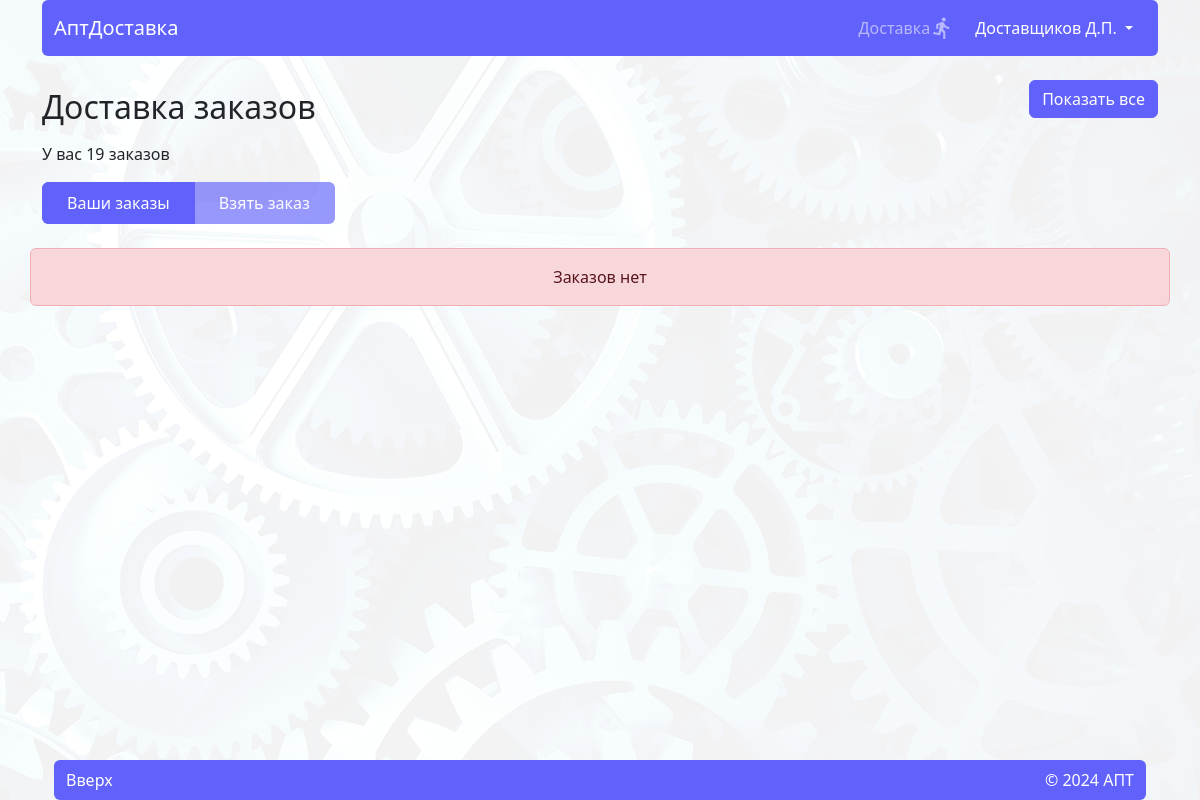
The page /deliver/order_list/ (signed in) on the database as committed earlier.
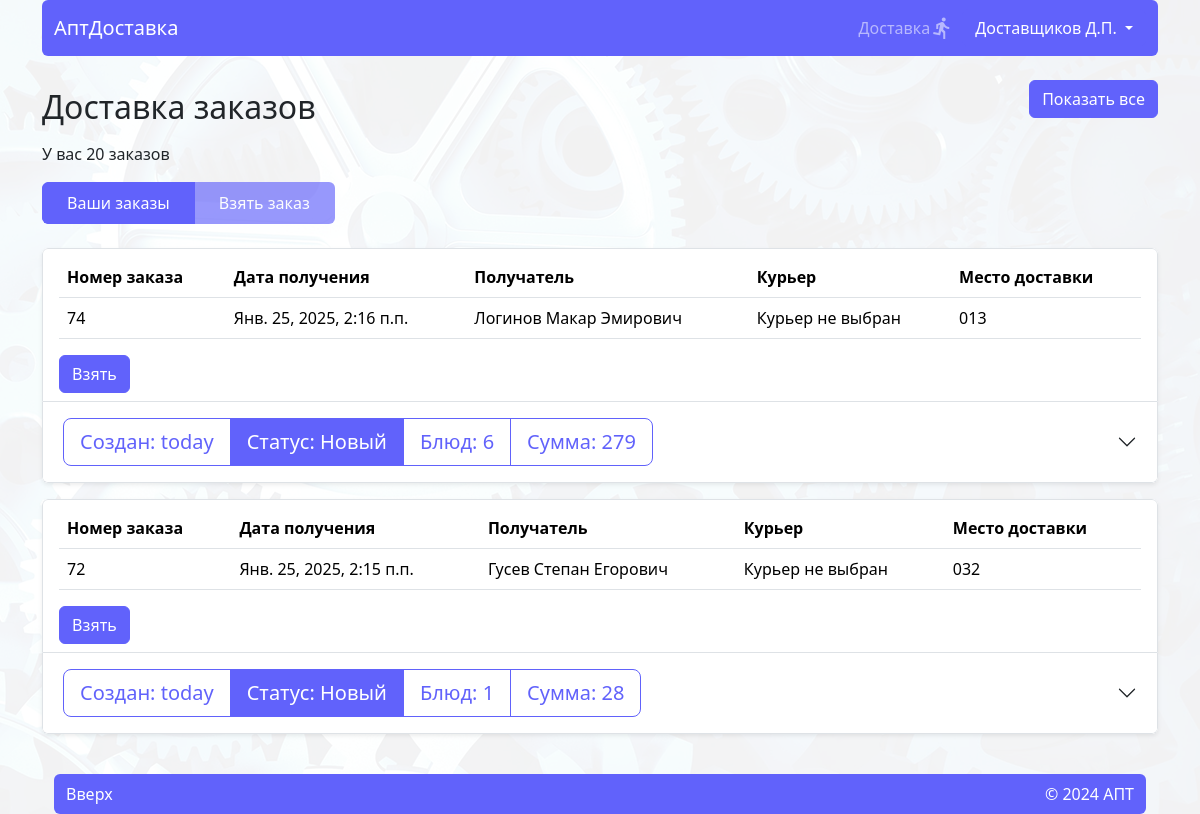
The same page on the database as committed later.
### log_reg/models.py (models this page shows)
class User(AbstractUser):
    username = models.CharField('Логин', max_length=150, unique=True,
                                help_text="Обязательное поле. Только латиница, цифры и тире.",
                                validators=[LoginValidator()],
                                error_messages={"unique": _("Пользователь с таким именем уже существует"), })
    first_name = models.CharField(_("first name"), max_length=150, validators=[NameValidator()])
    last_name = models.CharField(_("last name"), max_length=150, validators=[NameValidator()])
    patronymic = models.CharField('Отчество', max_length=150, blank=True, validators=[NameValidator()])
    def __str__(self):
        return "%s %s %s" % (self.last_name, self.first_name, self.patronymic, )

### order/models.py (models this page shows, shortened)
class Order(models.Model):
    user = models.ForeignKey(User, on_delete=models.CASCADE, verbose_name='Пользователь', limit_choices_to=Q(is_superuser=False) & Q(is_staff=False) & Q(groups__isnull=True),)
    date_create = models.DateTimeField(verbose_name='Дата заказа', auto_now_add=True)
    order_date = models.DateTimeField(default=get_default_created_at, verbose_name='Дата и время получения заказа'
    )
    status = models.ForeignKey('Status', on_delete=models.CASCADE, verbose_name='Статус', default=1)
    result = models.CharField(max_length=50, verbose_name='Причина отказа', blank=True, null=True)
    cab = models.ForeignKey(Cabinet, on_delete=models.CASCADE, verbose_name='Кабинет', default=1)
    deliver = models.ForeignKey(
        User,
        on_delete=models.SET_NULL,
        related_name='courier_orders',
        blank=True,
        null=True,
        limit_choices_to={'groups__name': 'deliver'},
        verbose_name="Курьер"
    )
    @property
    def total_amount(self):
        total = 0
        for item in self.ordermeal_set.all():  # ordermeal_set - обратный related_name
            total += item.meal.price * item.amount
        return total
    total_amount.fget.short_description = 'Сумма заказа'
    @property
    def amount(self):
        return OrderMeal.objects.filter(order=self.pk).aggregate(Sum('amount'))['amount__sum']
    amount.fget.short_description = 'Количество'
    @property
    def meals(self):
        return OrderMeal.objects.filter(order=self.pk)
    class Meta:
        verbose_name = 'Заказ'
        verbose_name_plural = 'Заказы'

class Status(models.Model):
    name = models.CharField(max_length=30)
    class Meta:
        verbose_name = 'Статус'
        verbose_name_plural = 'Статусы'
    def __str__(self):
        return self.name

class OrderMeal(models.Model):
    order = models.ForeignKey(Order, on_delete=models.CASCADE, verbose_name="Заказ")
    meal = models.ForeignKey(Meal, on_delete=models.CASCADE, verbose_name="Блюдо")
    amount = models.IntegerField(verbose_name='Количество товаров')
    class Meta:
        verbose_name = 'Заказ блюд'
        verbose_name_plural = 'Заказы блюд'
    @property
    def total_price(self):
        return self.meal.price * self.amount

### cart/models.py (models this page shows)
class Cabinet(models.Model):
    num = models.CharField(max_length=10, verbose_name="Номер")
    name = models.CharField(max_length=100, verbose_name="Название")
    def __str__(self):
        return self.num
    class Meta:
        verbose_name = 'Кабинет'
        verbose_name_plural = 'Кабинеты'

### home/models.py (models this page shows, shortened)
class Meal(models.Model):
    name = models.CharField(max_length=150, verbose_name="Название")
    price = models.IntegerField(verbose_name="Цена")
    out = models.CharField(max_length=10, verbose_name="Выход")
    image = models.ImageField(upload_to='images', verbose_name="Изображение")
    category = models.ForeignKey(Category, default=None, on_delete=models.CASCADE,
                                 verbose_name="Категория", related_name='meals')
    quantity = models.IntegerField(default=3, verbose_name="Количество")
    class Meta:
        verbose_name = 'Блюдо'
        verbose_name_plural = 'Блюда'

### deliver/views.py (the view)
# urls.py: path('deliver/order_list/', views.order_list, name="deliver"),
@login_required
def order_list(request, order='-date_create', filter=0):
    context = {}
    context['order'] = order
    context['filter'] = filter
    context['count'] = Order.objects.filter(deliver=request.user).count()
    context['orders'] = Order.objects.filter(~Q(cab=0), status__in=[1, 2, 4], deliver=None).order_by(
        order)  # Фильтруем заказы
    return render(request, 'deliver/order_list.html', context)

### home/templates/deliver/order_list.html (shortened to what this page needs)
{% extends 'home/base.html' %}
{% load static %}
{% block body %}
<div class="d-flex justify-content-between flex-wrap align-items-center">
    <h2 class=" ps-0  px-3 py-2">Доставка заказов</h2>
    <div class="d-flex justify-content-end z-1">
        <button class="view_all btn btn-primary position-fixed " style="top:80px;">Показать все</button>
    </div>
</div>
<p>У вас <span id="count">{{count}}</span> заказов</p>
<div class="d-flex flex-wrap align-items-center justify-content-between  z-1 rounded-2 overflow-hidden     mb-4"
     style="top: 80px;">
    <div class="btn-group overflow-x-auto dragscroll flex-row ">
        <a href="{% url 'deliver_orders' %}"
           class="btn btn-primary rounded-0 d-flex px-4 align-items-center justify-content-center px-4 py-2 {% if 'deliver_orders' in request.path %}disabled{% endif %}">
            Ваши заказы
        </a>
        <a href="{% url 'deliver' %}"
           class="btn btn-primary rounded-0 d-flex px-4 align-items-center justify-content-center px-4 py-2 {% if 'order_list' in request.path %}disabled{% endif %}">
            Взять заказ
        </a>
    </div>
</div>
{% include 'order/elements/order_item.html'%}
{% endblock %}

### home/templates/home/base.html (shortened to what this page needs)
{% load static %}
<!DOCTYPE html>
<html lang="ru">
<head>
    <link rel="stylesheet" href="{% static 'home/css/bootstrap.css' %}">
    <link rel="stylesheet" href="{% static 'home/css/style.css' %}">
    <link rel="stylesheet" href="{% static 'home/css/bootstrap-icons-1.11.3/font/bootstrap-icons.css'%}">
</head>
<body class="d-flex flex-column min-vh-100 container">
{% include 'home/elements/header.html' %}
<main class="my-4">
    {% block body %}
    {% endblock %}
</main>
{% include 'home/elements/footer.html' %}
</body>
</html>

### home/templates/home/css/style.html (shortened to what this page needs)
{% load static %}

### home/templates/home/elements/header.html (shortened to what this page needs)
<header class="sticky-top z-3  ">
    <nav class="navbar navbar-expand-lg bg-primary rounded" data-bs-theme="dark">
        <div class="container-fluid">
            <a class="navbar-brand" href="/">АптДоставка</a>
            <div class="collapse navbar-collapse justify-content-end" id="navbarText">
                <ul class="navbar-nav mb-2 mb-lg-0">
                    {% if request.user.is_authenticated %}
                    {% if request.user.groups.all.0.name == "deliver" %}
                    <li class="nav-item">
                        <a class="nav-link d-flex align-items-center justify-content-center"
                           href="{% url 'deliver'%}">Доставка
                        <span class="material-icons">directions_run</span>
                        </a>
                    </li>
                    {% endif %}
                    {% endif %}
                </ul>
            </div>
            <div class="form-inline order-lg-3">
                <ul class="navbar-nav d-flex flex-row align-items-center justify-content-center">
                    {% if request.user.is_authenticated %}
                    <li class="nav-item dropdown">
                        <button class="btn btn-primary dropdown-toggle" data-bs-toggle="dropdown" aria-expanded="false">
                            {{user.last_name}}
                            {{user.first_name|slice:"1"}}.{%if user.patronymic %}{{user.patronymic|slice:"1"}}.{% endif %}
                        </button>
                    </li>
                    {% endif %}
                </ul>
            </div>
        </div>
    </nav>
</header>

### home/templates/order/elements/order_item.html (shortened to what this page needs)
{% load humanize %}
<div class="accordion row">
    {% for order in orders%}
    <div>
        <div class="bg-white rounded-2 overflow-hidden shadow-sm mb-3">
            <div class="border rounded-top px-3 py-2">
                {% if request.user.groups.all.0.name == "deliver" %}
                <table class="table fs-6">
                    <thead>
                    <tr>
                        <th scope="col">Номер заказа</th>
                        <th scope="col">Дата получения</th>
                        <th scope="col">Получатель</th>
                        <th scope="col">Курьер</th>
                        <th scope="col">Место доставки</th>
                    </tr>
                    </thead>
                    <tbody>
                    <tr>
                        <td>{{ order.id}}</td>
                        <td>{{order.order_date}}</td>
                        <td>{{order.user}}</td>
                        {% if order.deliver %}
                        <td>{{order.deliver}}</td>
                        {% else %}
                        <td>Курьер не выбран</td>
                        {% endif %}
                        <td>{{order.cab}}</td>
                    </tr>
                    </tbody>
                </table>
                {% if 'order_list' in request.path %}
                <button class="take_order btn btn-primary" data-id="{{order.id}}">Взять</button>
                {% elif 'deliver_order' in request.path %}
                {% if order.status.id == 4 %}
                <button class="in_way btn btn-primary" data-id="{{order.id}}">Изменить на в пути</button>
                {%  elif order.status.id == 6 %}
                <button class="delivered btn btn-primary" data-id="{{order.id}}">Изменить на доставлен</button>
                {% endif %}
                {% endif %}
                {% else %}
                <div class="d-flex justify-content-between flex-wrap align-items-center">
                    <p class="fs-3 "><span>Заказ</span> №
                                {{ order.id }} на {{ order.order_date }}</p>
                    <p class="fs-3">{{order.cab}}</p>
                </div>
                {% endif%}
            </div>
            <div class="accordion-item ">
                <h2 class="accordion-header">
                    <button class="accordion-button collapsed" type="button" data-bs-toggle="collapse"
                            data-bs-target="#order_{{ order.id }}" aria-expanded="false"
                            aria-controls="order_{{ order.id }}">
                        <div class="order_view btn-group order_info btn-group-lg  bg-white"
                             data-id="{{ order.id }}">
                            <div class="btn btn-outline-primary">
                                <span>Создан: </span>{{ order.date_create|naturalday}}
                            </div>
                            <div class="btn
                            {% if order.status.id  == 1%} btn-primary
                            {% elif order.status.id == 2 or order.status.id == 7 or order.status.id == 5 %}btn-success
                            {%elif order.status.id == 3%}btn-danger
                            {% else %}btn-outline-primary{%endif%}">
                                Статус: <span data-id="{{order.id}}"> {{ order.status }} </span>
                            </div>
                            <div class="btn btn-outline-primary">
                                <span>Блюд:</span>
                                {{ order.amount }}
                            </div>
                            <div class="btn btn-outline-primary">
                                <span>Сумма:</span>
                                {{ order.total_amount }}
                            </div>
                        </div>
                    </button>
                </h2>
            </div>
        </div>
    </div>
    {% empty %}
    {% include 'home/elements/danger.html' with text='Заказов нет'%}
    {% endfor %}
</div>

### home/templates/home/elements/footer.html
{% load static %}
<footer class="container mt-auto">
    <nav class="navbar navbar-expand-lg bg-primary rounded" data-bs-theme="dark">
        <div class="container-fluid">
            <span class="float-end "><a href="#" class="nav-link text-white">Вверх</a></span>
            <span class="text-white">&copy; 2024 АПТ</span>
        </div>
    </nav>
</footer>

### home/templates/home/elements/danger.html
<div class='alert alert-danger text-center'>{{text}}</div>

### home/static/home/css/style.css (style rules this page uses)
body { background-image: url('../images/fon/fon.png'); background-size: 100%; background-attachment: fixed; }
.table tbody tr { cursor: pointer; }

Rows that differ between the two databases and show on the page:
added Order: id "74", order_date "Янв. 25, 2025, 2:16 п.п.", user "Логинов Макар Эмирович", shows "Курьер не выбран", cab "013", date_create "today", status "Новый", amount "6", total_amount "279"
added Order: id "72", order_date "Янв. 25, 2025, 2:15 п.п.", user "Гусев Степан Егорович", shows "Курьер не выбран", cab "032", date_create "today", status "Новый", amount "1", total_amount "28"
Other text that changed with them:
{{ count }}: "19" → "20"
{{ text }}: "Заказов нет" → (not shown)
